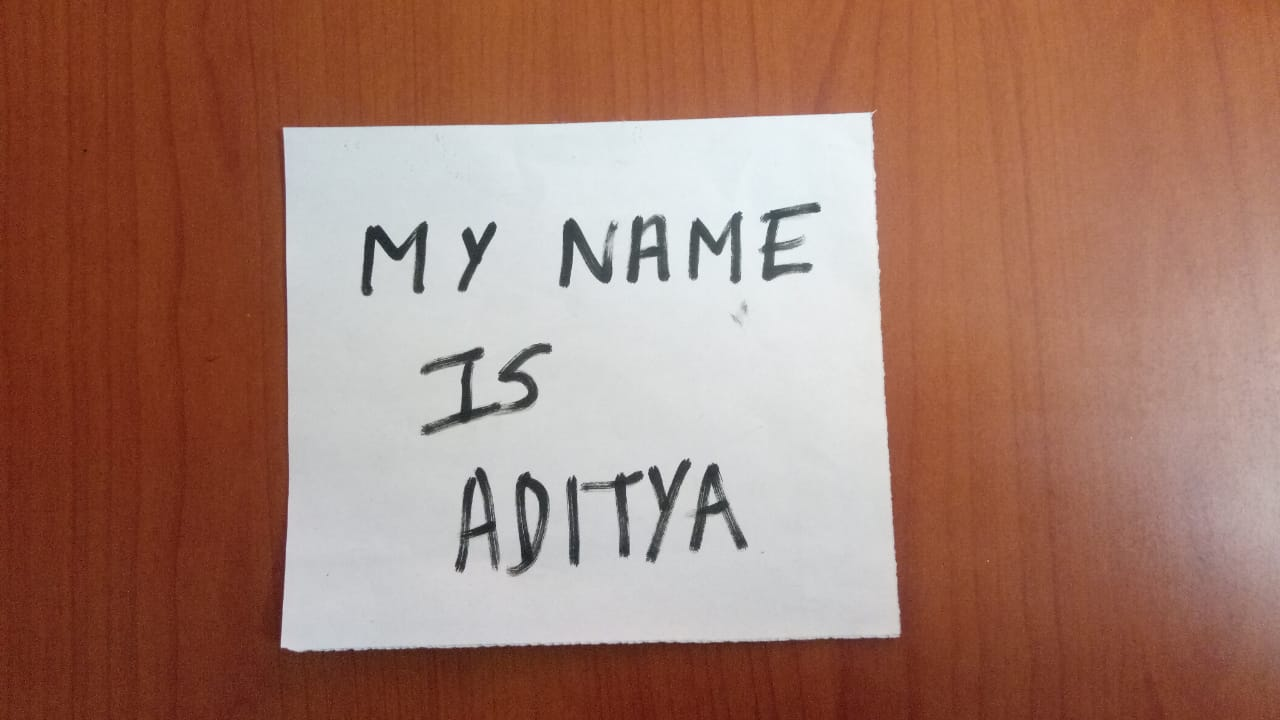
#> input picture parcial_3/lab_10/examen_3/test_img.JPG, 1280 x 720 px, given in place of live, which was not available
$ python ScannerCel.py
#> lines starting #> are read from the running program, lines starting #| are printed output that depends on the picture; after the words box and inside, x2 and y2 are one past the last pixel; in counts of white or black regions, pixels touching at a corner belong together; pictures that were not available may be replaced by others from this repository, and a replacement may not be noted
### parcial_3/lab_10/examen_3/mapper.py
import numpy as np

#Metodo para reordenar
def mapp(contours):
    contours = contours.reshape((4,2))

    Orderedcontours = np.zeros((4,2),dtype = np.float32)

    add = contours.sum(1) # suma los x + y
    Orderedcontours[0] = contours[np.argmin(add)]
    Orderedcontours[3] = contours[np.argmax(add)]

    diff = np.diff(contours,axis = 1)# restar los x + y
    Orderedcontours[1] = contours[np.argmin(diff)]
    Orderedcontours[2] = contours[np.argmax(diff)]

    return Orderedcontours

### parcial_3/lab_10/examen_3/Thresholding.py
import numpy as np
def getThresholding(img,threshold):
    modifiedImg = img.copy()
    for i in range(len(img)):
        for j in range(len(img[i])):
            if(img[i][j] < threshold):
                modifiedImg[i][j] = np.uint8(0)
            else:
                modifiedImg[i][j] = np.uint8(255)
    return modifiedImg

### parcial_3/lab_10/examen_3/HistogramEqualization.py
import numpy as np

#HISTOGRAM EQUALIZATION
def getHistogramEqua(img,imageOut):
    histogramData = np.bincount(imageOut.flatten(),minlength=256)
    total_pixels = np.sum(histogramData)
    ##frecuencia
    Pn = histogramData/total_pixels
    #frecuencia acumulativa
    Sn = np.cumsum(Pn)
    #floor
    Sn = np.floor(255*Sn).astype(np.uint8)
    # print(Sn)

    #matriz a lista
    img_list = list(img.flatten())
    #cambiando los colores con los valores ecualizados
    img_update = [Sn[i] for i in img_list]
    img_update = np.reshape(np.asarray(img_update),img.shape)
    return img_update

### parcial_3/lab_10/examen_3/ExponentialOperator.py
import numpy as np

#EXPONENTIAL OPERATOR
#constant c yb
def ExponentialOperator(img):
    imgOut = img.copy()
    c = 20
    b = 1.01
    for i in range(len(imgOut)):
        for j in range(len(imgOut[0])):
            new_pixel = c * ((b**int(img[i][j])) - 1)
            imgOut[i][j] = np.uint8(new_pixel)
    return imgOut

### parcial_3/lab_10/examen_3/LogarithmOperator.py
import numpy as np
import math


# LOGARITHM OPERATOR

def  LogarithmOperator(img):
    #constant c
    imgOut = img.copy()
    c = 100
    for i in range(len(imgOut)):
        for j in range(len(imgOut[0])):
            new_pixel = c * math.log10(1 + int(img[i][j]))
            if (new_pixel > 255):
                new_pixel = 255
            imgOut[i][j] = np.uint8(new_pixel)
    return imgOut

### parcial_3/lab_10/examen_3/raise_to_the_power_Operator.py
import numpy as np

def raise_to_the_power_Operator(img):
    #constant c
    c = 0.05
    r = 1.5
    imgOut = img.copy()
    for i in range(len(imgOut)):
        for j in range(len(imgOut[0])):
            new_pixel = c * (int(img[i][j])**r)
            imgOut[i][j] = np.uint8(new_pixel)
    return imgOut

### parcial_3/lab_10/examen_3/ContrastStretching.py
import numpy as np

def EquationContrastStretching(img,c,d):
    a = 0
    b = 255
    imgOut = img.copy()
    for row in range(len(imgOut )):
        for pixel in range(len(imgOut[row])):
            if(0<=img[row][pixel]  and img[row][pixel]  <= c):
                imgOut[row][pixel] = (a/c)*img[row][pixel]
            elif(c<img[row][pixel] and img[row][pixel] <= d):
                imgOut[row][pixel] = ((img[row][pixel] - c) * ((b-a)/(d-c)))+a
            else:
                 imgOut[row][pixel] = ((img[row][pixel] - d) * ((255-b)/(255-d)))+b
    imgOut = np.array(imgOut , dtype=np.uint8)
    return imgOut

### parcial_3/lab_10/examen_3/Subtraction.py

import numpy as np

def ImagesSubtraction(imgOriginal1,imgOriginal2):
    imgInt1 = imgOriginal1.astype(int)
    imgInt2 = imgOriginal2.astype(int)
    imgResultSust = imgOriginal2.copy()

    c = 110
    for i in range(len(imgInt1)):
        for j in range(len(imgInt1[0])):
            rest = imgInt1[i,j] - imgInt2[i,j]
            scala = rest + c
            if(scala <0):
                imgResultSust[i,j] = 0
            else:
                if(scala > 255):
                    imgResultSust[i,j] = 255
                else:
                    imgResultSust[i,j] = scala
    imgResultSust = imgResultSust.astype(np.uint8)
    return imgResultSust

### parcial_3/lab_10/examen_3/Division.py

import numpy as np

def ImagesDivision(imgOriginal1,imgOriginal2):
    imgInt1 = imgOriginal1.astype(int)
    imgInt2 = imgOriginal2.astype(int)
    imgResultDiv = imgOriginal2.copy()

    for i in range(len(imgInt1)):
        for j in range(len(imgInt1[0])):
            result = (imgInt1[i,j]/imgInt2[i,j])
            # print(result)
            scala = (result-0)*(255-0)/(2-0) + 0
            # imgResultDiv[i,j] = result * 100
            imgResultDiv[i,j] = scala
    imgResultDiv = imgResultDiv.astype(np.uint8)
    return imgResultDiv

### parcial_3/lab_10/examen_3/ScannerCel.py
import cv2
import numpy as np
from matplotlib import pyplot as plt
import mapper
import Thresholding as Ts
import HistogramEqualization as He
import ExponentialOperator as Oe
import LogarithmOperator as Ol
import raise_to_the_power_Operator as ORp
import ContrastStretching as Cs
import Subtraction as Subt
import Division as Div

widthImg = 500
heightImg = 640

cap = cv2.VideoCapture(0) #0 por defecto camera
cap.set(3,1040*2) # altura
cap.set(4,480*2) # ancho
cap.set(10,150) #brillo

#===============================================================================================
# aplicando OPERADORES MORFOLOGICOS
#===============================================================================================
def MorphologyOperator(img):

    imgGray = cv2.cvtColor(img,cv2.COLOR_BGR2GRAY)

    #Aplicando filtrado gaussiano para suavisar la imagen
    imgBlur = cv2.GaussianBlur(imgGray,(5,5),1)
    #Aplicando algoritmo de deteccion de bordes canny
    imgCanny = cv2.Canny(imgBlur,200,200)

    #Aplicando operador Closing
    kernel = np.ones((5,5)) # Kernel de unos de tamaño 5X5
    imgDilate = cv2.dilate(imgCanny ,kernel,iterations = 2)
    imgErode = cv2.erode(imgDilate,kernel,iterations = 1)


    # cv2.imshow("image Canny",imgCanny)
    # cv2.imshow("image Dilate",imgDilate)
    # cv2.imshow("image Erode", imgErode)

    return imgErode

#===============================================================================================
# aplicando Connected Components: Metodo FindContours
#===============================================================================================

def ConnectedComponents(img,setImgContour):
    findContour = np.array([])
    contours, _ = cv2.findContours(img,cv2.RETR_EXTERNAL,cv2.CHAIN_APPROX_NONE)
    contours=sorted(contours,key=cv2.contourArea,reverse=True)

    #el bucle extrae los contornos de los límites de la página
    for c in contours:
        perimeter=cv2.arcLength(c,True)#longitud de cada contorno
        approx=cv2.approxPolyDP(c,0.02*perimeter,True)#retorna los puntos de los puntos de esquina

        if len(approx)==4:
            color_ = (150,150,150)
            cv2.drawContours(setImgContour, [approx], 0, (250,94,48),3)
            puntos = approx.reshape((4,2))
            cv2.circle(setImgContour, tuple(puntos[0]), 15, color_, 5)
            cv2.circle(setImgContour, tuple(puntos[1]), 15, color_, 5)
            cv2.circle(setImgContour, tuple(puntos[2]), 15, color_, 5)
            cv2.circle(setImgContour, tuple(puntos[3]), 15, color_, 5)
            findContour=approx
            break

    # cv2.drawContours(imgContour,findContour,-1,(0,255,0),20)
    return findContour

#===============================================================================================
# aplicando Transformacion de Perspectiva
#===============================================================================================


def PerspectiveTransformation(img,Contour):
    if(len(Contour) == 0): return img
    #Aplicando ordenamiento a los puntos
    ptsContour = mapper.mapp(Contour)

    #Deformando la imagen real a la ventana de la salida deseada
    pts1 = np.float32(ptsContour)
    pts2 = np.float32([[0,0],[widthImg,0],[0,heightImg],[widthImg,heightImg]]) # windows destiny

    M = cv2.getPerspectiveTransform(pts1,pts2)
    imgResult = cv2.warpPerspective(img,M,(widthImg,heightImg))
    # M = cv2.getAffineTransform(pts1,pts2)
    # imgResult = cv2.warpAffine(img,M,(widthImg,heightImg))

    #recortando errores
    imgCropped =  imgResult[20:imgResult.shape[0]-20,20:imgResult.shape[1]-20]
    imgCropped = cv2.resize(imgCropped,(widthImg,heightImg))
    return imgCropped

def hconcat_resize_min(im_list, interpolation=cv2.INTER_CUBIC):
    for i in range(len(im_list)):
        im_list[i] = cv2.resize(im_list[i],(600,600))
    h_min = min(im.shape[0] for im in im_list)
    im_list_resize = [cv2.resize(im, (int(im.shape[1] * h_min / im.shape[0]), h_min), interpolation=interpolation)
                      for im in im_list]
    return cv2.hconcat(im_list_resize)


def concat_tile(im_list_2d):
    return cv2.vconcat([cv2.hconcat(im_list_h) for im_list_h in im_list_2d])


url = "rtsp://admin:admin@192.168.1.8:8554/live"

print('start')
cap = cv2.VideoCapture(url)
while True:
    ret, img = cap.read()
#> img is the input picture: shape (720, 1280, 3); mean B, G, R 108.3, 122.9, 162.5

    # success, img = cap.read()
    img = cv2.resize(img,(widthImg,heightImg))
#> img: shape (640, 500, 3)
    imgEdge = MorphologyOperator(img)
#> in MorphologyOperator, `imgCanny = cv2.Canny(imgBlur,200,200)`:
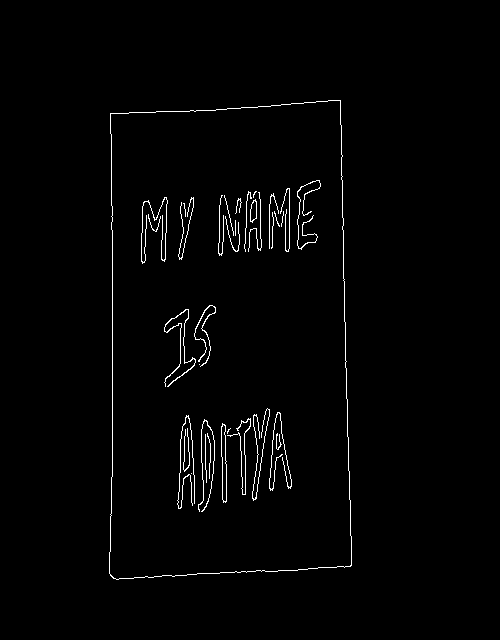
#> imgCanny: shape (640, 500); 1.5% white in thin lines or dots, all inside (x1, y1, x2, y2) = (109, 100, 352, 580)
#> in MorphologyOperator, `imgDilate = cv2.dilate(imgCanny ,kernel,iterations = 2)`: imgDilate: shape (640, 500); 11.3% white; 6 white regions, box (x1, y1, x2, y2) and area: (105, 96, 356, 584) 13087, (173, 404, 296, 516) 9732, (214, 176, 325, 260) 6866, (160, 301, 220, 391) 3257, (137, 193, 172, 268) 2126, (174, 193, 198, 264) 1170
#> in MorphologyOperator, `imgErode = cv2.erode(imgDilate,kernel,iterations = 1)`: imgErode: shape (640, 500); 7.9% white; 6 white regions

    imgContour = img.copy()
    Contour = ConnectedComponents(imgEdge,imgContour)
#> in ConnectedComponents, `contours, _ = cv2.findContours(img,cv2.RETR_EXTERNAL,cv2.CHAIN_APPROX_..`: contours = 1 contour; box (x1, y1, x2, y2) and area: (107, 98, 354, 582) 111646
#> the loop in ConnectedComponents, `for c in contours:` made 1 pass
#> (perimeter, color_, findContour) on pass 1: (1436.4, (150, 150, 150), [[342, 98], [108, 111], [111, 580], [353, 567]])
#> after the loop in ConnectedComponents, `for c in contours:`:
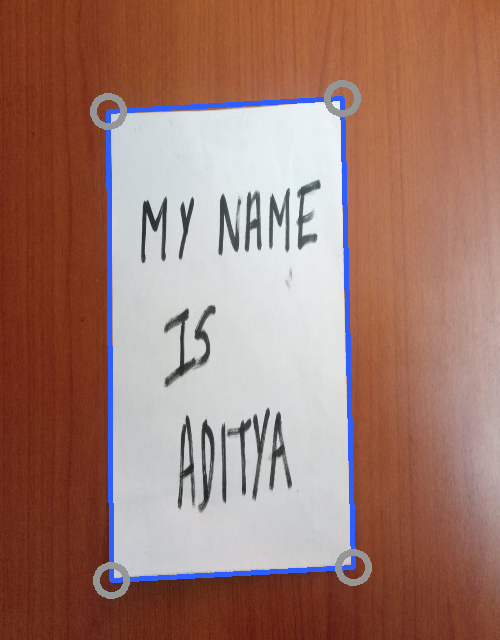
#> setImgContour: shape (640, 500, 3); mean B, G, R 112.5, 123.3, 160.5
#> Contour = [[342, 98], [108, 111], [111, 580], [353, 567]]
    # print(biggest)
    imgPersp = PerspectiveTransformation(img,Contour)
#> in mapp, `add = contours.sum(1)`: add = [440, 219, 691, 920]
#> in mapp, `diff = np.diff(contours,axis = 1)# restar los x + y`: diff = [-244, 3, 469, 214]
#> in PerspectiveTransformation, `ptsContour = mapper.mapp(Contour)`: ptsContour = [[108, 111], [342, 98], [111, 580], [353, 567]]
#> in PerspectiveTransformation, `M = cv2.getPerspectiveTransform(pts1,pts2)`: M = [[2.16, -0.0138, -231.4], [0.0791, 1.42, -166.5], [8.03e-06, 7.34e-05, 1]]

    #Mostrando deteccion de bordes
    cv2.imshow("Imagen con Bordes",imgEdge)
    #Mostrando contornos
    cv2.imshow("Imagen con Contorno",imgContour)
    #Mostrando Resultados Scanner
    cv2.imshow("Imagen Resultado",imgPersp)
    #Camera Real
    # cv2.imshow("Camera Principal",img)

    key = cv2.waitKey(1) & 0xFF
#> (key q is pressed here)

    if key == ord('q'):
        ImgResult = imgPersp
        break
    elif key == ord('z'):
        cv2.imwrite("frontF.jpg", imgPersp)
    elif key == ord('x'):
        cv2.imwrite("backF.jpg", imgPersp)

#===============================================================================================
# Lectura del imagenes escaneadas
#===============================================================================================
img1 = cv2.imread("front.jpg",cv2.IMREAD_GRAYSCALE)
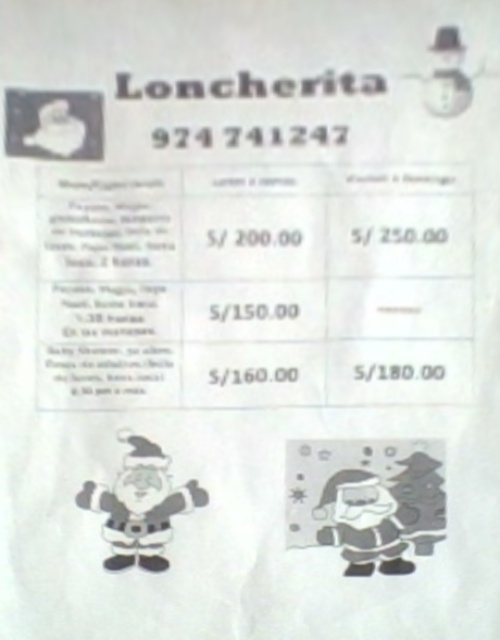
#> input picture parcial_3/lab_10/examen_3/front.jpg, 500 x 640 px
#> img1: shape (640, 500); min 73, max 255, mean 224.5
# cv2.imshow("Imagen Original 1", img1)

img2 = cv2.imread("back.jpg",cv2.IMREAD_GRAYSCALE)
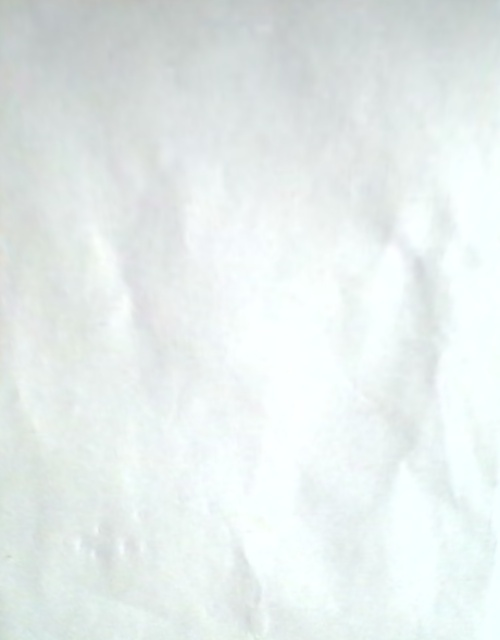
#> input picture parcial_3/lab_10/examen_3/back.jpg, 500 x 640 px
#> img2: shape (640, 500); min 188, max 255, mean 234.8
# cv2.imshow("Imagen Original 2", img2)

concat_original = cv2.hconcat([img1, img2])
cv2.imshow('Imagenes Originales', concat_original)
#===============================================================================================
# Aplicando Thresholding
#===============================================================================================
#tablas para los histogramas
f, (ax1) = plt.subplots(1, 1, sharey=True,figsize=(15, 5))
ax1.hist(img1.ravel(),256,[0,256])
ax1.set_title("Histograma")
ax1.set_xlabel('Intensidad')
ax1.set_ylabel('Cantidad de pixeles')

imgThresold = Ts.getThresholding(img1,210)#210
#> after the loop in getThresholding, `for i in range(len(img)):`: modifiedImg: shape (640, 500); 82.5% white; 132 black regions (20 under 20 px), largest, box (x1, y1, x2, y2) and area: (288, 440, 447, 577) 10294, (0, 0, 269, 58) 8262, (3, 86, 107, 163) 6242
cv2.imshow("Imagen Thresolding", imgThresold )

#===============================================================================================
# Aplicando Histogram Equalization
#===============================================================================================
#Recortar una imagen
imageOut = img1[450:550,300:450]
imgEqualized = He.getHistogramEqua(img1,imageOut)
#> in getHistogramEqua, `histogramData = np.bincount(imageOut.flatten(),minlength=256)`: histogramData = 256 values, max 456 at index 216, min 0 at index 0, mean 58.59
#> in getHistogramEqua, `total_pixels = np.sum(histogramData)`: total_pixels = 15000
#> in getHistogramEqua, `Pn = histogramData/total_pixels`: Pn = 256 values, max 0.0304 at index 216, min 0 at index 0, mean 0.00391
#> in getHistogramEqua, `Sn = np.cumsum(Pn)`: Sn = 256 values from 0 to 1
#> in getHistogramEqua, `Sn = np.floor(255*Sn).astype(np.uint8)`: Sn = 256 values from 0 to 254
#> in getHistogramEqua, `img_list = list(img.flatten())`: img_list = 320000 items
# cv2.imshow("Imagen Equalizada", imgEqualized)

# cv2.imshow("Imagen recortada", imageOut)

#===============================================================================================
# Aplicando Exponential Operator
#===============================================================================================
imgExpn = Oe.ExponentialOperator(img1)
# cv2.imshow("Operador Exponencial", imgExpn)


#===============================================================================================
# Aplicando Logarithm Operator (opcional)
#aca se aplico de exponential a logaritmico
#===============================================================================================
imgLog = Ol.LogarithmOperator(imgExpn)
# cv2.imshow("Operador Logarithm", imgLog)

#===============================================================================================
# Aplicando Raise to the power Operator
#
#===============================================================================================
imgRpower = ORp.raise_to_the_power_Operator(img1)
#> after the loop in raise_to_the_power_Operator, `for i in range(len(imgOut)):`:
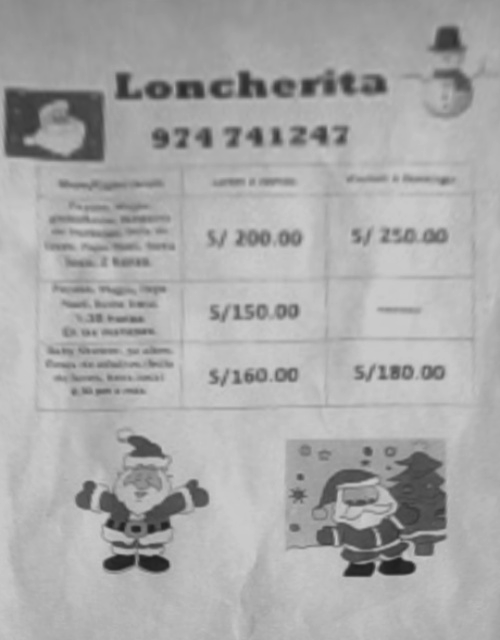
#> imgOut: shape (640, 500); min 31, max 203, mean 168.9
# cv2.imshow("Operador Raise to the Power", imgRpower)

#===============================================================================================
# Aplicando Constrast Stretching
#===============================================================================================
# por escala de grises en 8 bit entonces
arrayImg = img1.ravel()
sortArray = np.sort(arrayImg)
# 0% y el 100 %
min_ = int(len(sortArray) * 0.0)
#> min_ = 0
max_ = int((len(sortArray) * 1.0) - 1)
#> max_ = 319999
c = sortArray[min_]
#> c = 73
d = sortArray[max_]
#> d = 255
imgConstrast = Cs.EquationContrastStretching(img1.astype(int),int(c),int(d))

# cv2.imshow("Constrast Stretching", imgConstrast)


#===============================================================================================
# Aplicando Sustraccion de imagenes
#===============================================================================================
imgResultSust = Subt.ImagesSubtraction(img1,img2)
# cv2.imshow("Resultado Sustraccion", imgResultSust)


threshold = 80
imgThresholdSust = Ts.getThresholding(imgResultSust,threshold)
#> after the loop in getThresholding (call 2), `for i in range(len(img)):`: modifiedImg: shape (640, 500); 86.4% white; 166 black regions (64 under 20 px), largest, box (x1, y1, x2, y2) and area: (286, 440, 448, 577) 13036, (5, 88, 105, 162) 5138, (99, 486, 192, 574) 3905
# cv2.imshow("Sustraccion Thresolding", imgResultSust)

# Concatenando imágenes, 2 filas por 4 columnas
concat_h2 = cv2.hconcat([imgResultSust, imgThresholdSust])
cv2.imshow('Resultados Sustraccion', concat_h2)
#===============================================================================================
# Aplicando Division de imagenes
#===============================================================================================
imgResultDiv = Div.ImagesDivision(img1,img2)
#> after the loop in ImagesDivision, `for i in range(len(imgInt1)):`:
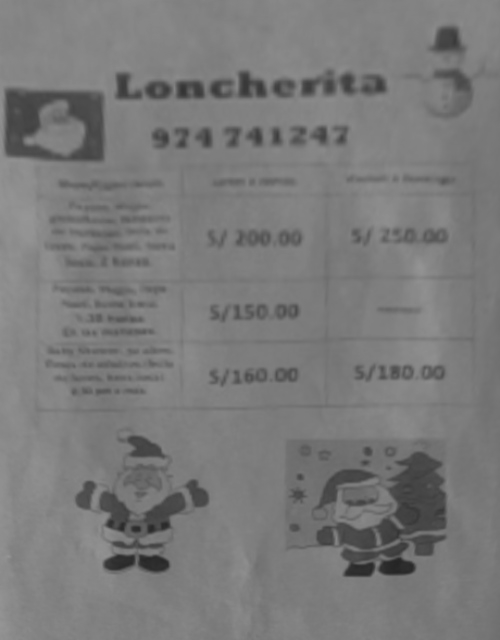
#> imgResultDiv: shape (640, 500); min 36, max 150, mean 121.6
# cv2.imshow("Resultado Division", imgResultDiv)

# por escala de grises en 8 bit entonces
arrayImg = imgResultDiv.ravel()
sortArray = np.sort(arrayImg)
# 0% y el 100 %
min_ = int(len(sortArray) * 0.0)
max_ = int((len(sortArray) * 1.0) - 1)
c = sortArray[min_]
#> c = 36
d = sortArray[max_]
#> d = 150
imgConstrast = Cs.EquationContrastStretching(imgResultDiv.astype(int),int(c),int(d))

# cv2.imshow("Division Constrast Stretching", imgConstrast)

threshold = 150
imgThresholdDiv = Ts.getThresholding(imgConstrast,threshold)
#> after the loop in getThresholding (call 3), `for i in range(len(img)):`: modifiedImg: shape (640, 500); 90% white; 170 black regions (75 under 20 px), largest, box (x1, y1, x2, y2) and area: (291, 451, 447, 577) 7803, (5, 89, 105, 162) 4802, (99, 491, 186, 549) 2557
# cv2.imshow("Division Thresolding", imgThresholdDiv)


concat_v = cv2.hconcat([imgResultDiv, imgConstrast,imgThresholdDiv])
cv2.imshow('Resultados Division', concat_v)

plt.show()
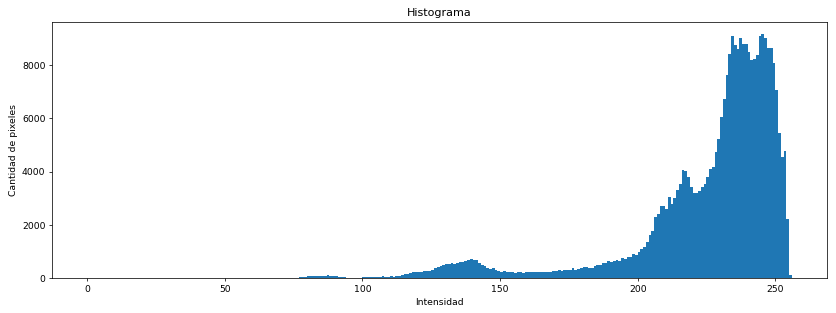
#> figure drawn by matplotlib, 1 panel; tallest bar 9162 high, from x = 245 to 246
cv2.waitKey(0)
cv2.destroyAllWindows()
